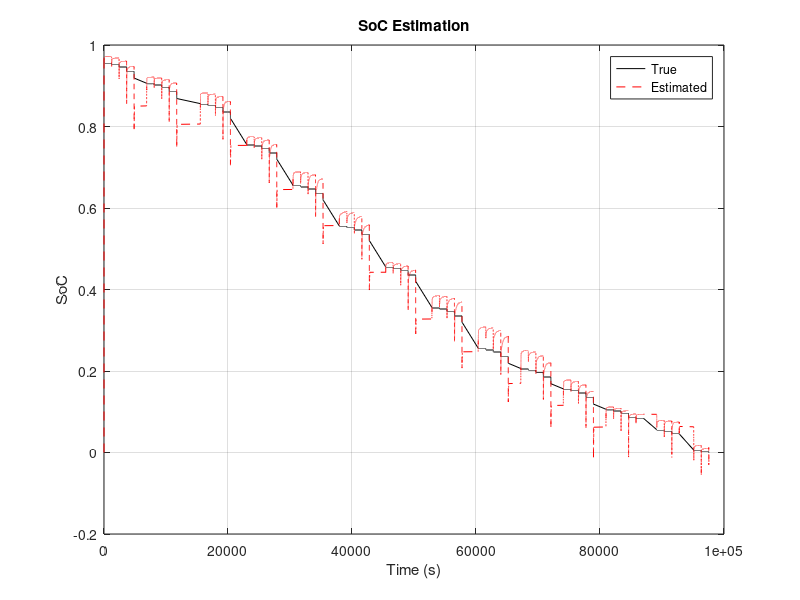
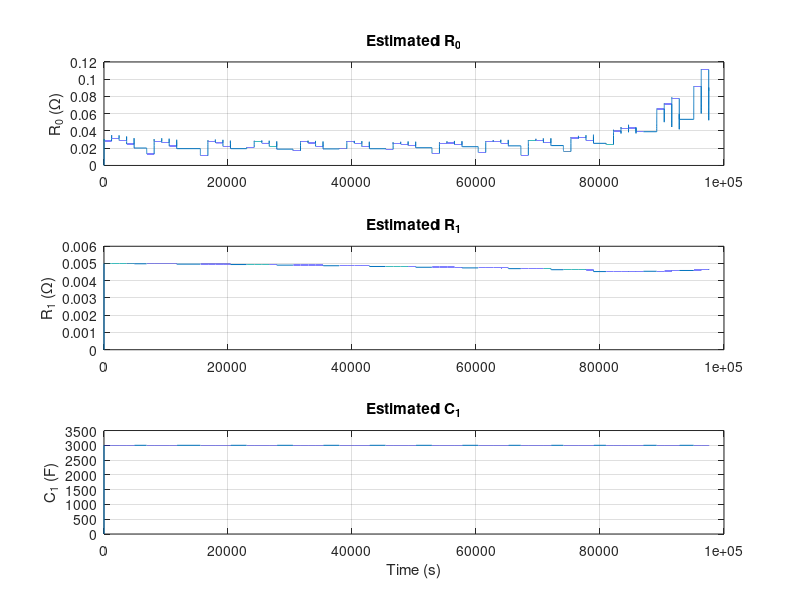
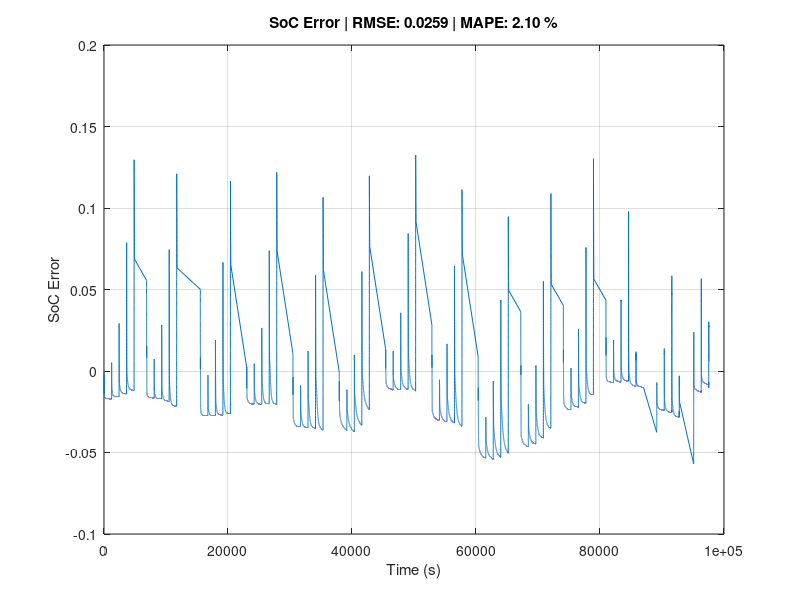
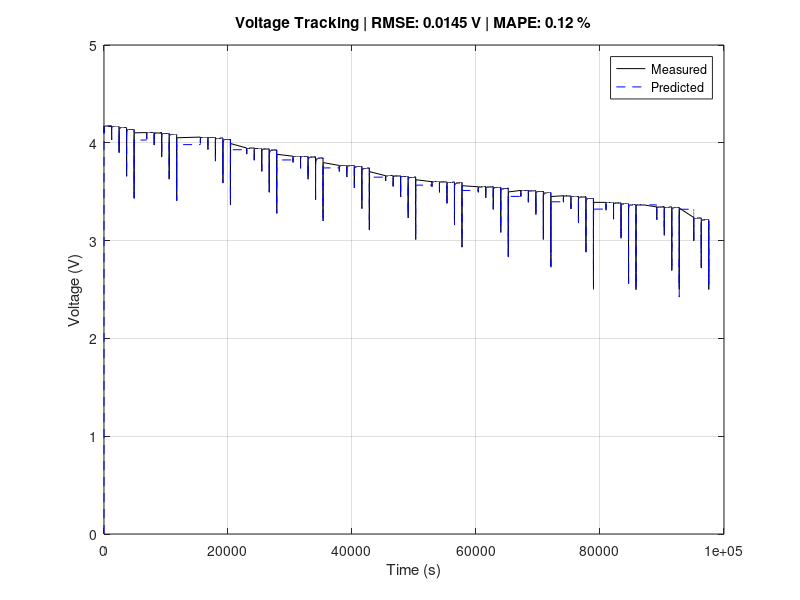

MATLAB code for these plots, in order:
    clear; clc; close all;
    
    %% Load measurement data
    load("03-11-17_08.47 25degC_5Pulse_HPPC_Pan18650PF.mat");  % Replace with your file
    time = meas.Time;
    current = -meas.Current;    % A
    voltage = meas.Voltage;     % V
    soc_true = (meas.Ah - meas.Ah(end)) / 2.9; % true SoC
    
    dt = mean(diff(time));
    N = length(time);
    
    %% Estimate OCV–SOC relationship using 5th-degree polynomial
    p = polyfit(soc_true, voltage, 5);       % Fit
    dp = polyder(p);                         % Derivative of OCV(SOC)
    
    %% Battery capacity
    Q = 2.9 * 3600;  % [As]
    
    %% Initial values
    % Initial state estimates
    x = [soc_true(1); 0];             % [SoC; V_RC]
    theta = [0.005; 0.005; 3000];     % [R0; R1; C1]
    
    % Covariances
    Px = diag([1e-5, 1e-5]);          % Smaller initial state uncertainty
    Ptheta = diag([0.001, 0.005, 100]); % Parameter uncertainty
    
    Qx = diag([1e-7, 1e-6]);          % Process noise for x
    Qtheta = diag([1e-7, 1e-6, 1]);   % Parameter process noise
    R = 1e-3;                         % Measurement noise
    
    
    %% Storage
    x_store = zeros(2, N);
    theta_store = zeros(3, N);
    V_store = zeros(N, 1);
    
    %% DEKF Loop
    for k = 2:N
        I = current(k-1);
        V = voltage(k);
    
        % --- Prediction ---
        SoC_pred = x(1) - dt * I / Q;
        V_RC_pred = x(2) + dt * (-x(2)/(theta(2)*theta(3)) + I/theta(3));
        R1 = theta(2); C1 = theta(3);
        x_pred = [SoC_pred; V_RC_pred];
    
        A = [1, 0;
             0, 1 - dt/(theta(2)*theta(3))];
    
        W = zeros(2,3);
        W(2,2) = dt * x(2) / (theta(2)^2 * theta(3));
        W(2,3) = dt * x(2) / (theta(2) * theta(3)^2) - dt * I / (theta(3)^2);
    
        Px = A * Px * A' + Qx;
        Ptheta = Ptheta + Qtheta;
    
        % --- Measurement ---
        OCV = polyval(p, x_pred(1));
        dOCV_dSoC = polyval(dp, x_pred(1));
    
        V_pred = OCV - theta(1)*I - x_pred(2);
        y_pred = V_pred;
        V_store(k) = y_pred;
    
        Hx = [dOCV_dSoC, -1];         % dy/dx
        Htheta = [-I, -1e-5*x_pred(2), -1*dt * I / (theta(3)^2)];          % dy/dtheta
    
        % Kalman gain
        Sx = Hx * Px * Hx' + R;
        Kx = Px * Hx' / Sx;
    
        Stheta = Htheta * Ptheta * Htheta' + R;
        Ktheta = Ptheta * Htheta' / Stheta;
    
        % Update
        y_res = V - y_pred;
        x = x_pred + Kx * y_res;
        Px = (eye(2) - Kx * Hx) * Px;
    
        theta = theta + Ktheta * y_res;
        Ptheta = (eye(3) - Ktheta * Htheta) * Ptheta;
    
        % Store
        x_store(:,k) = x;
        theta_store(:,k) = theta;
    end
    
    %% Compute Errors (exclude first point)
    soc_est = x_store(1,:)';
    soc_true = soc_true(:);
    voltage = voltage(:);
    V_store = V_store(:);
    
    soc_err = soc_true(2:end) - soc_est(2:end);
    voltage_err = voltage(2:end) - V_store(2:end);
    
    RMSE_soc = sqrt(mean(soc_err.^2));
    MAE_soc = mean(abs(soc_err));
    MAPE_soc = MAE_soc * 100;
    
    RMSE_V = sqrt(mean(voltage_err.^2));
    MAPE_V = mean(abs(voltage_err ./ voltage(2:end))) * 100;
    
    %% Display Metrics
    fprintf('--- SoC Estimation Errors ---\n');
    fprintf('RMSE : %.4f\n', RMSE_soc);
    fprintf('MAE  : %.4f\n', MAE_soc);
    fprintf('MAPE : %.2f %%\n\n', MAPE_soc);
    
    fprintf('--- Voltage Tracking Errors ---\n');
    fprintf('RMSE : %.4f V\n', RMSE_V);
    fprintf('MAPE : %.2f %%\n\n', MAPE_V);
    
    fprintf('--- Final Estimated Parameters ---\n');
    fprintf('R_0 = %.5f Ohm\n', theta(1));
    fprintf('R_1 = %.5f Ohm\n', theta(2));
    fprintf('C_1 = %.2f F\n', theta(3));
    
    %% Plot SoC
    figure;
    plot(time, soc_true, 'k', time, soc_est, 'r--');
    xlabel('Time (s)'); ylabel('SoC');
    legend('True','Estimated');
    title('SoC Estimation');
    grid on;
    
    %% Plot Parameter Estimates
    figure;
    subplot(3,1,1); plot(time, theta_store(1,:)); ylabel('R_0 (\Omega)'); title('Estimated R_0'); grid on;
    subplot(3,1,2); plot(time, theta_store(2,:)); ylabel('R_1 (\Omega)'); title('Estimated R_1'); grid on;
    subplot(3,1,3); plot(time, theta_store(3,:)); ylabel('C_1 (F)'); xlabel('Time (s)'); title('Estimated C_1'); grid on;
    
    %% Plot SoC Error
    figure;
    plot(time(2:end), soc_err);
    xlabel('Time (s)'); ylabel('SoC Error');
    title(sprintf('SoC Error | RMSE: %.4f | MAPE: %.2f %%', RMSE_soc, MAPE_soc));
    grid on;
    
    %% Plot Voltage Tracking
    figure;
    plot(time, voltage, 'k', time, V_store, 'b--');
    xlabel('Time (s)'); ylabel('Voltage (V)');
    legend('Measured','Predicted');
    title(sprintf('Voltage Tracking | RMSE: %.4f V | MAPE: %.2f %%', RMSE_V, MAPE_V));
    grid on;
%% --- OCV–SOC Fit Error Analysis from HPPC Data (Rest Periods) ---
% Ensure these variables are available: soc_all, ocv_all

% Fit polynomial to OCV vs SoC
ocv_fit = polyval(p, soc_true);
ocv_fit_error = voltage - ocv_fit;

% Error metrics
RMSE_ocv = sqrt(mean(ocv_fit_error.^2));
MAE_ocv = mean(abs(ocv_fit_error));
MAPE_ocv = mean(abs(ocv_fit_error ./ voltage)) * 100;

fprintf('--- OCV–SOC Polynomial Fit Errors (Using HPPC rest data) ---\n');
fprintf('RMSE : %.4f V\n', RMSE_ocv);
fprintf('MAE  : %.4f V\n', MAE_ocv);
fprintf('MAPE : %.2f %%\n\n', MAPE_ocv);

% OCV–SOC curve plot
figure;
plot(soc_true, voltage, 'ko', 'DisplayName', 'Actual OCV (rest data)');
hold on;
plot(soc_true, ocv_fit, 'r-', 'LineWidth', 1.5, 'DisplayName', 'Polynomial Fit');
xlabel('SoC'); ylabel('OCV (V)');
legend(); grid on;
title(sprintf('OCV–SOC Fit | RMSE: %.4f V | MAPE: %.2f %%', RMSE_ocv, MAPE_ocv));

% Residuals plot
figure;
plot(soc_true, ocv_fit_error, 'b');
xlabel('SoC'); ylabel('OCV Error (V)');
title('OCV Fit Residuals (Actual - Fitted)');
grid on;
